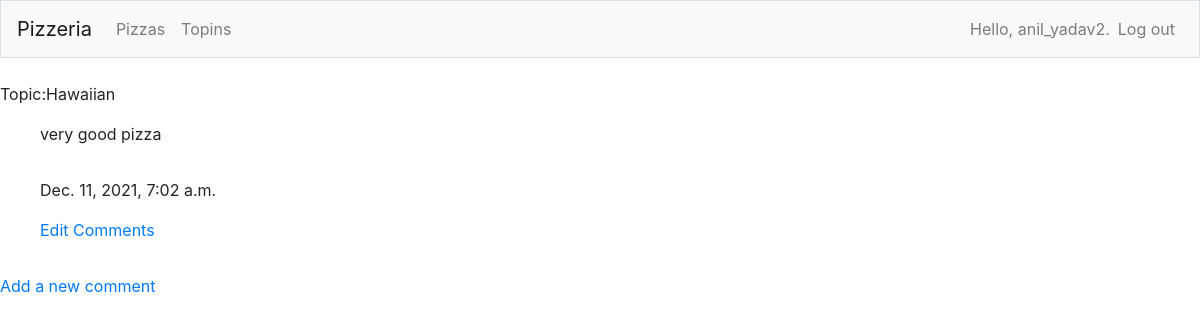
The app's page /topics/1/ (signed in), older data.
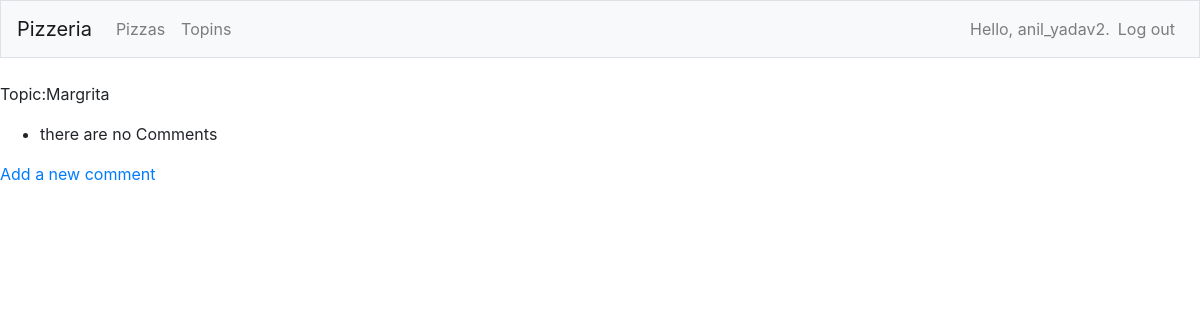
The same page, newer data.
### PizzaApp/models.py (models this page shows, shortened)
class Topic(models.Model):
    text = models.CharField(max_length=200)
    price = models.CharField(max_length=200)
    image = models.ImageField(upload_to='topics', blank=True)
    date_added = models.DateTimeField(auto_now_add=True)
    def __str__(self):
        return self.text

class Entry(models.Model):
    topic = models.ForeignKey(Topic, on_delete=models.CASCADE)
    text = models.TextField()
    date_added = models.DateTimeField(auto_now_add=True)
    image = models.ImageField(upload_to='images', blank=True)
    class Meta:
        verbose_name_plural = 'entries'

### PizzaApp/views.py (the view)
# urls.py: path('topics/<int:topic_id>/', views.topic, name='topic'),
def topic(request, topic_id):
    topic = Topic.objects.get(id=topic_id)
    entries = topic.entry_set.all()
    context = {"topic": topic, 'entries': entries}
    return render(request, "PizzaApp/topic.html", context)

### PizzaApp/templates/PizzaApp/topic.html (shortened to what this page needs)
{% extends "PizzaApp/base.html" %}
{% block content %}
<p>Topic:{{topic}} <p>
<ul>{% for e in entries %}
    <li style="display:grid;">
        <p>{{e.text}}</p>
        <p>{{e.date_added}}</p>
        <p>
            <a href="{% url 'PizzaApp:edit_entry' e.id%}"> Edit Comments </a>
        </p>
    </li>
    {% empty %}
    <li> there are no Comments</li>
    {% endfor %}
</ul>
<p>
    <a href="{% url 'PizzaApp:new_entry' topic.id %}">Add a new comment </a>
</p>
{% endblock content %}

Row changes from the older to the newer data that the page shows:
removed Entry: text "very good pizza", date_added "Dec. 11, 2021, 7:02 a.m."
changed Topic: text "Hawaiian" → "Margrita"
Text that changed along with them:
text now shown: "there are no Comments"
